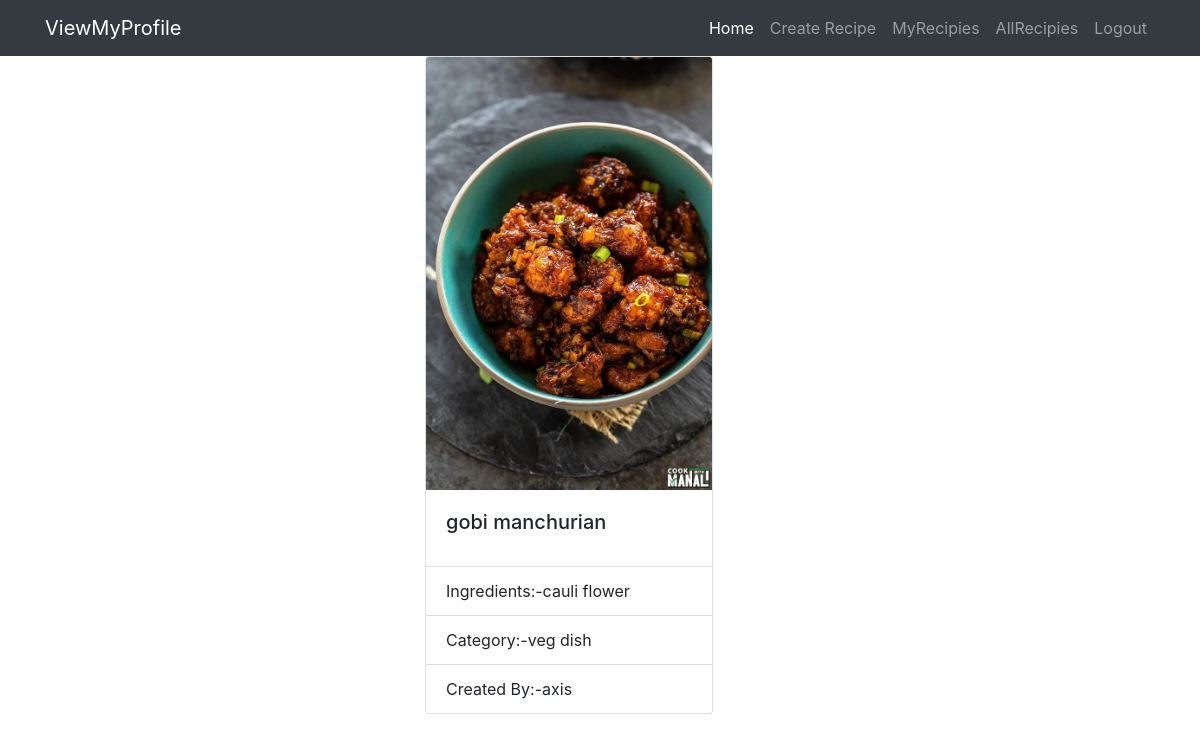
The app's page /recipes/view/5 with its own data.
### recipes/models.py (models this page shows, shortened)
class Recipe(models.Model):
    recipe_name=models.CharField(max_length=120)
    ingredients=models.CharField(max_length=250)
    category=models.CharField(max_length=100)
    recipe_image=models.ImageField(upload_to="images")
    created_by=models.CharField(max_length=150)

### recipes/views.py (the view)
# urls.py: path('view/<int:id>',view_recipe,name="view"),
def view_recipe(request,id):
    recipe=Recipe.objects.get(id=id)
    context={}
    context["recipe"]=recipe
    return render(request,"recipes/recipeview.html",context)

### recipes/templates/recipes/recipeview.html
<!DOCTYPE html>
{% extends "recipes/start.html" %}
{% block body_block %}
<div class="container">
    <div class="row">
        <div class="col-4"></div>
        <div class="col-4">
          <div class="card" style="width: 18rem;">
  <img src="{{recipe.recipe_image.url}}" class="card-img-top" alt="...">
  <div class="card-body">
    <h5 class="card-title">{{recipe.recipe_name}}</h5>
  </div>
  <ul class="list-group list-group-flush">
    <li class="list-group-item">Ingredients:-{{recipe.ingredients}}</li>
    <li class="list-group-item">Category:-{{recipe.category}}</li>
    <li class="list-group-item">Created By:-{{recipe.created_by}}</li>
  </ul>
</div>
        </div>
        <div class="col-4"></div>
    </div>
</div>
{% endblock %}

### records on screen
Recipe: recipe_image (picture), recipe_name "gobi manchurian", ingredients "cauli flower", category "veg dish", created_by "axis"
